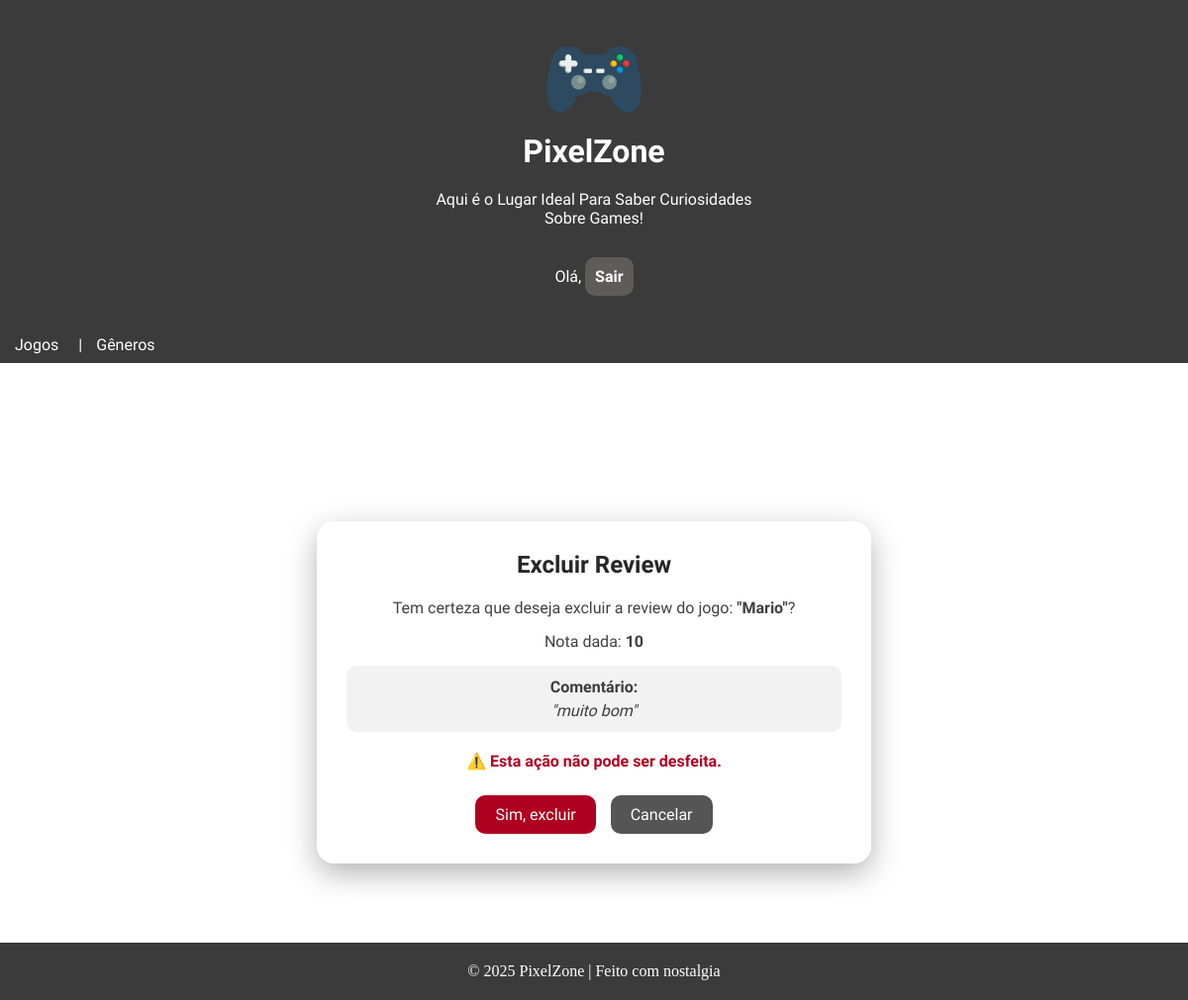
The app's page /reviews/excluir/15/ (signed in) with its own data.
### apps/Reviews/models.py (models this page shows, shortened)
class Review(models.Model):
    nota = models.IntegerField()
    comentario = models.TextField()
    data = models.DateTimeField(auto_now_add=True)
    usuario = models.ForeignKey(Usuario, on_delete=models.CASCADE, related_name='reviews')
    jogo = models.ForeignKey(Jogo, on_delete=models.CASCADE, related_name='reviews')

### apps/Jogos/models.py (models this page shows, shortened)
class Jogo(models.Model):
    nome = models.CharField(max_length=100)
    descricao = models.TextField()
    plataforma = models.CharField(max_length=50)
    data_lancamento = models.DateField()
    genero = models.ForeignKey(Genero, on_delete=models.CASCADE, related_name='jogos')
    imagem = models.ImageField(upload_to='jogos/')

### apps/Usuario/decorators.py (the view)
    def wrapper(request, *args, **kwargs):
        if not request.session.get('usuario_id'):
            return redirect('usuario:login')
        return view_func(request, *args, **kwargs)

### apps/Reviews/views.py (called while the page is built)
@login_required_custom
def excluir_review(request, pk):
    review = get_object_or_404(Review, pk=pk)
    is_admin = request.session.get("is_admin")
    usuario_id = request.session.get('usuario_id')
    if not usuario_id:
        return redirect('usuario:login')
    if review.usuario.id != usuario_id and not is_admin:
        return redirect('jogos:detalhe', review.jogo.pk)
    if request.method == 'POST':
        jogo_pk = review.jogo.pk
        review.delete()
        return redirect('jogos:detalhe', jogo_pk)
    return render(request, 'reviews/excluir.html', {'review': review})

### apps/Reviews/templates/reviews/excluir.html (shortened to what this page needs)
{% extends 'base.html' %}
{% block conteudo %}
<div class="delete-container">
    <div class="delete-card">
        <h2 class="delete-title">Excluir Review</h2>
        <p class="delete-text">
            Tem certeza que deseja excluir a review do jogo:
            <strong>"{{ review.jogo.nome }}"</strong>?
        </p>
        <p class="delete-info">
            Nota dada: <strong>{{ review.nota }}</strong>
        </p>
        <div class="delete-comment">
            <strong>Comentário:</strong>
            <p>"{{ review.comentario }}"</p>
        </div>
        <p class="delete-warning">
            ⚠️ Esta ação não pode ser desfeita.
        </p>
        <form method="POST" class="delete-actions">
            <button type="submit" class="btn-delete">Sim, excluir</button>
            <a href="{% url 'jogos:detalhe' review.jogo.pk %}" class="btn-cancel">
                Cancelar
            </a>
        </form>
    </div>
</div>
{% endblock %}

### templates/base.html (style rules this page uses)
* { margin: 0px; padding: 0px; }
html, body { height: 100%; }
body { display: flex; flex-direction: column; background-color: white; }
.delete-container { display: flex; justify-content: center; align-items: center; margin: 80px 20px; }
.delete-card { max-width: 500px; width: 100%; background-color: rgba(255, 255, 255, 0.97); padding: 30px; border-radius: 18px; text-align: center; box-shadow: 0 10px 30px rgba(0, 0, 0, 0.3); }
.delete-title { font-family: "Momo Trust Display", sans-serif; margin-bottom: 20px; color: rgba(0, 0, 0, 0.85); }
.delete-text, .delete-info { font-family: "Zalando Sans SemiExpanded", sans-serif; color: rgba(0, 0, 0, 0.75); margin-bottom: 10px; }
.delete-comment { background-color: rgba(0, 0, 0, 0.05); padding: 12px; border-radius: 10px; margin: 15px 0 20px; font-family: "Zalando Sans SemiExpanded", sans-serif; color: rgba(0, 0, 0, 0.75); }
.delete-comment p { margin-top: 5px; font-style: italic; }
.delete-text { font-family: "Zalando Sans SemiExpanded", sans-serif; color: rgba(0, 0, 0, 0.75); margin-bottom: 15px; }
.delete-warning { font-family: "Zalando Sans SemiExpanded", sans-serif; color: #b00020; font-weight: bold; margin-bottom: 25px; }
.delete-actions { display: flex; justify-content: center; gap: 15px; }
.btn-delete { padding: 10px 20px; background-color: #b00020; color: white; border: none; border-radius: 10px; font-family: "Alumni Sans Pinstripe", sans-serif; font-size: 1em; cursor: pointer; transition: 0.3s; }
.btn-cancel { padding: 10px 20px; background-color: #555; color: white; border-radius: 10px; text-decoration: none; font-family: "Alumni Sans Pinstripe", sans-serif; transition: 0.3s; }

### records on screen
Review: jogo.nome "Mario", nota "10", comentario "muito bom"
